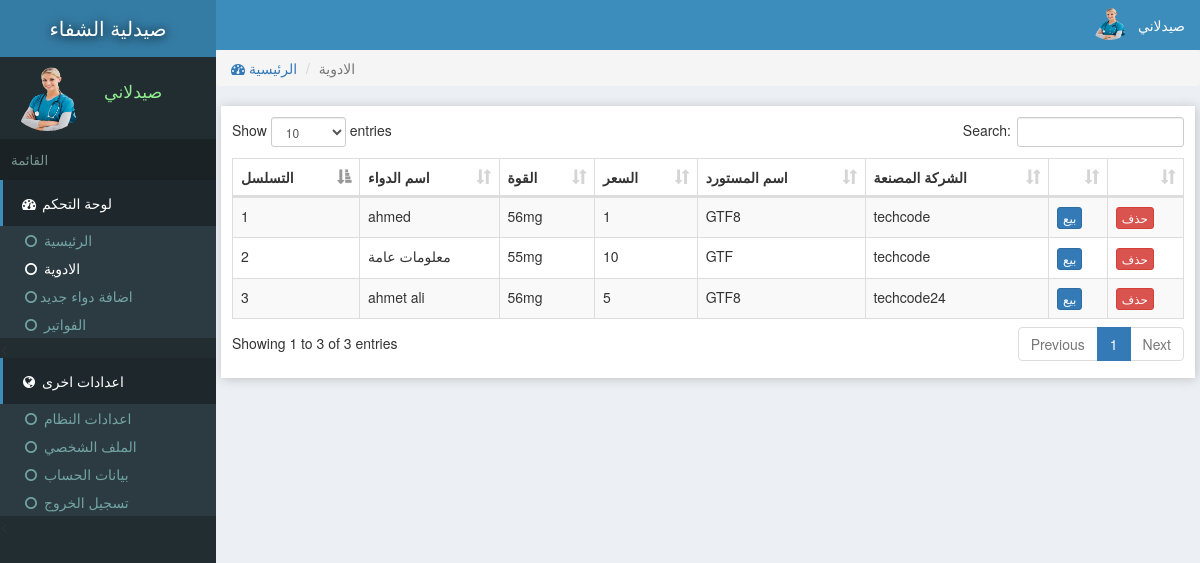
Screenshot of /inventeries.php (signed in) with the database file from the repository.
### tables this page shows
CREATE TABLE `site` (
  `id` int(11) NOT NULL,
  `title` varchar(222) NOT NULL,
  `name` varchar(222) NOT NULL
);

CREATE TABLE `users` (
  `id` int(11) NOT NULL,
  `email` varchar(222) NOT NULL,
  `password` varchar(222) NOT NULL,
  `name` varchar(222) NOT NULL,
  `pic` varchar(222) NOT NULL,
  `number` varchar(222) NOT NULL,
  `date` timestamp NOT NULL DEFAULT current_timestamp()
);

CREATE TABLE `inventeries` (
  `id` int(11) NOT NULL,
  `catId` int(11) NOT NULL,
  `supplier` varchar(222) NOT NULL,
  `name` text NOT NULL,
  `unit` text NOT NULL,
  `price` text NOT NULL,
  `pic` text NOT NULL,
  `description` text NOT NULL,
  `company` varchar(111) NOT NULL,
  `date` timestamp NOT NULL DEFAULT current_timestamp()
);

### assets/db.php (called while the page is built, shortened)
<?php
    $con = new mysqli('localhost','root','','store');
    $array = $con->query("select * from users where id ='$_SESSION[userId]'");
    $user = $array->fetch_assoc();
?>

### inventeries.php (the view, shortened to what this page needs)
<?php require "assets/function.php" ?>
<?php require 'assets/db.php';?>
<!DOCTYPE html>
<html>
<head>
<link rel="stylesheet" href="js/datatables.net-bs/css/dataTables.bootstrap.min.css">
  <?php require "assets/autoloader.php" ?>
</head>
<body style="background: #ECF0F5;padding:0;margin:0">
<div class="dashboard" style="position: fixed;width: 18%;height: 100%;background:#222D32">
  <div style="background:#357CA5;padding: 14px 3px;color:white;font-size: 15pt;text-align: center;text-shadow: 1px 1px 11px black">
    <a href="index.php" style="color: white;text-decoration: none;"><?php echo strtoupper(siteName()); ?> </a>
  </div>
  <div class="flex" style="padding: 3px 7px;margin:5px 2px;">
    <div><img src="photo/<?php echo $user['pic'] ?>" class='img-circle' style='width: 77px;height: 66px'></div>
    <div style="color:lightgreen;font-size: 13pt;padding: 14px 7px;margin-left: 11px;"><?php echo ucfirst($user['name']); ?></div>
  </div>
  <div style="background: #1A2226;font-size: 10pt;padding: 11px;color: #79978F">القائمة</div>
  <div>
    <div style="background:#1E282C;color: white;padding: 13px 17px;border-left: 3px solid #3C8DBC;"><span><i class="fa fa-dashboard fa-fw"></i> لوحة التحكم</span></div>
    <div class="item">
      <ul class="nostyle zero">
        <a href="index.php"><li ><i class="fa fa-circle-o fa-fw"></i> الرئيسية</li></a>
        <a href="inventeries.php"><li style="color: white"><i class="fa fa-circle-o fa-fw"></i> الادوية</li></a>
       <a href="addnew.php"><li><i class="fa fa-circle-o fa-fw"></i>اضافة دواء جديد</li></a>
        <a href="reports.php"><li><i class="fa fa-circle-o fa-fw"></i> الفواتير</li></a>
      </ul><
    </div>
  </div>
  <div style="background:#1E282C;color: white;padding: 13px 17px;border-left: 3px solid #3C8DBC;"><span><i class="fa fa-globe fa-fw"></i> اعدادات اخرى</span></div>
  <div class="item">
      <ul class="nostyle zero">
        <a href="sitesetting.php"><li><i class="fa fa-circle-o fa-fw"></i> اعدادات النظام</li></a>
       <a href="profile.php"><li><i class="fa fa-circle-o fa-fw"></i> الملف الشخصي</li></a>
        <a href="accountSetting.php"><li><i class="fa fa-circle-o fa-fw"></i> بيانات الحساب</li></a>
        <a href="logout.php"><li><i class="fa fa-circle-o fa-fw"></i> تسجيل الخروج</li></a>
      </ul><
    </div>
</div>
<div class="marginLeft" >
  <div style="color:white;background:#3C8DBC" >
    <div class="pull-right flex rightAccount" style="padding-right: 11px;padding: 7px;">
      <div><img src="photo/<?php echo $user['pic'] ?>" style='width: 41px;height: 33px;' class='img-circle'></div>
      <div style="padding: 8px"><?php echo ucfirst($user['name']) ?></div>
    </div>
  </div>
<?php
if (isset($_GET['catId']))
{
  $catId = $_GET['catId'];
  $array = $con->query("select * from categories where id='$catId'");
  $catArray =$array->fetch_assoc();
  $catName = $catArray['name'];
  $stockArray = $con->query("select * from inventeries where catId='$catArray[id]'");
}
else
{
  $catName = "الادوية";
  $stockArray = $con->query("select * from inventeries");
}
 ?>
  <div class="content">
   <ol class="breadcrumb ">
        <li><a href="index.php"><i class="fa fa-dashboard"></i> الرئيسية</a></li>
        <li class="active"><?php echo $catName ?></li>
    </ol>
  <div class="tableBox" >
    <table id="dataTable" class="table table-bordered table-striped" style="z-index: -1">
      <thead>
        <th>التسلسل</th>
        <th>اسم الدواء</th>
        <th>القوة</th>
        <th>السعر</th>
        <th>اسم المستورد</th>
        <th>الشركة المصنعة</th>
        <th></th>
        <th></th>
      </thead>
     <tbody>
      <?php $i=0;
        while ($row = $stockArray->fetch_assoc())
        {
          $i=$i+1;
          $id = $row['id'];
        ?>
          <tr>
            <td><?php echo $i; ?></td>
            <td><?php echo $row['name']; ?></td>
            <td><?php echo $row['unit']; ?></td>
            <td><?php echo $row['price']; ?></td>
            <td><?php echo $row['supplier']; ?></td>
            <td><?php echo $row['company']; ?></td>
            <?php
            if (!empty($_SESSION['bill']))
            {
            foreach ($_SESSION['bill'] as $key => $value)
            {
              if (in_array($row['id'], $_SESSION['bill'][$key]))
              {
                echo "<td>تم الاختيار</td>";break;
              }
               else
               {
              ?>
            <td id='selection<?php echo $i; ?>'><button class="btn btn-primary btn-xs" onclick="addInBill('<?php echo $id ?>','<?php echo $i; ?>')">بيع</button></td>
              <?php break;} } } else {?>
              <td id='selection<?php echo $i; ?>'><button class="btn btn-primary btn-xs" onclick="addInBill('<?php echo $id ?>','<?php echo $i; ?>')">بيع</button></td>
              <?php } ?>
              <td colspan="center"><a href="delete.php?item=<?php echo $row['id'] ?>&url=<?php echo $_SERVER['QUERY_STRING'] ?>"><button class='btn btn-danger btn-xs'>حذف</button></a></td>
          </tr>
      <?php
        }
       ?>
     </tbody>
    </table>
  </div>
  </div>
</div>
</body>
</html>

### rows the page displays
site: name "صيدلية الشفاء"
users: pic (picture), name "صيدلاني"
inventeries: name "ahmed", unit "56mg", price "1", supplier "GTF8", company "techcode"
inventeries: name "معلومات عامة", unit "55mg", price "10", supplier "GTF", company "techcode"
inventeries: name "ahmet ali", unit "56mg", price "5", supplier "GTF8", company "techcode24"

### other values shown
$catName "الادوية"
